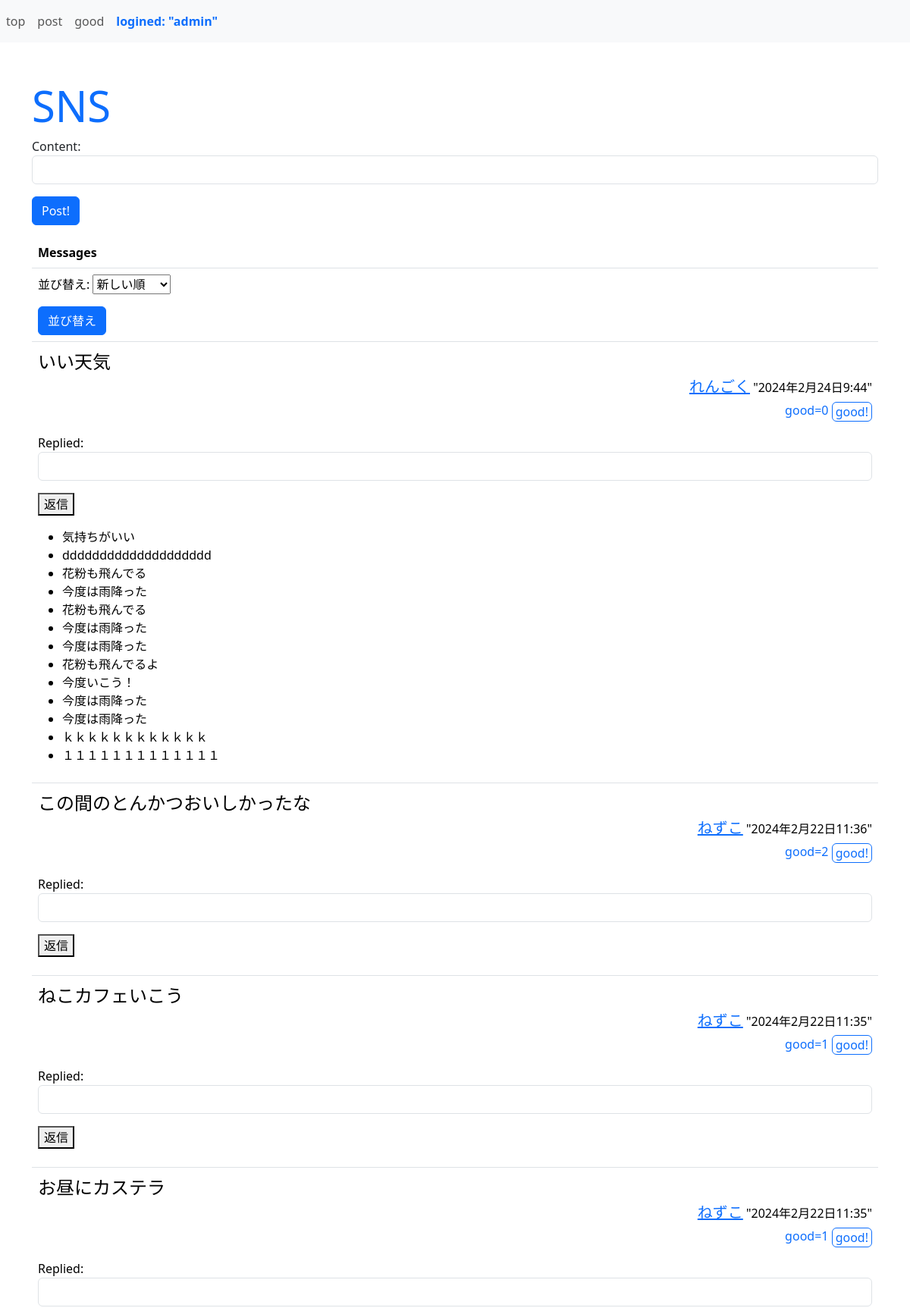
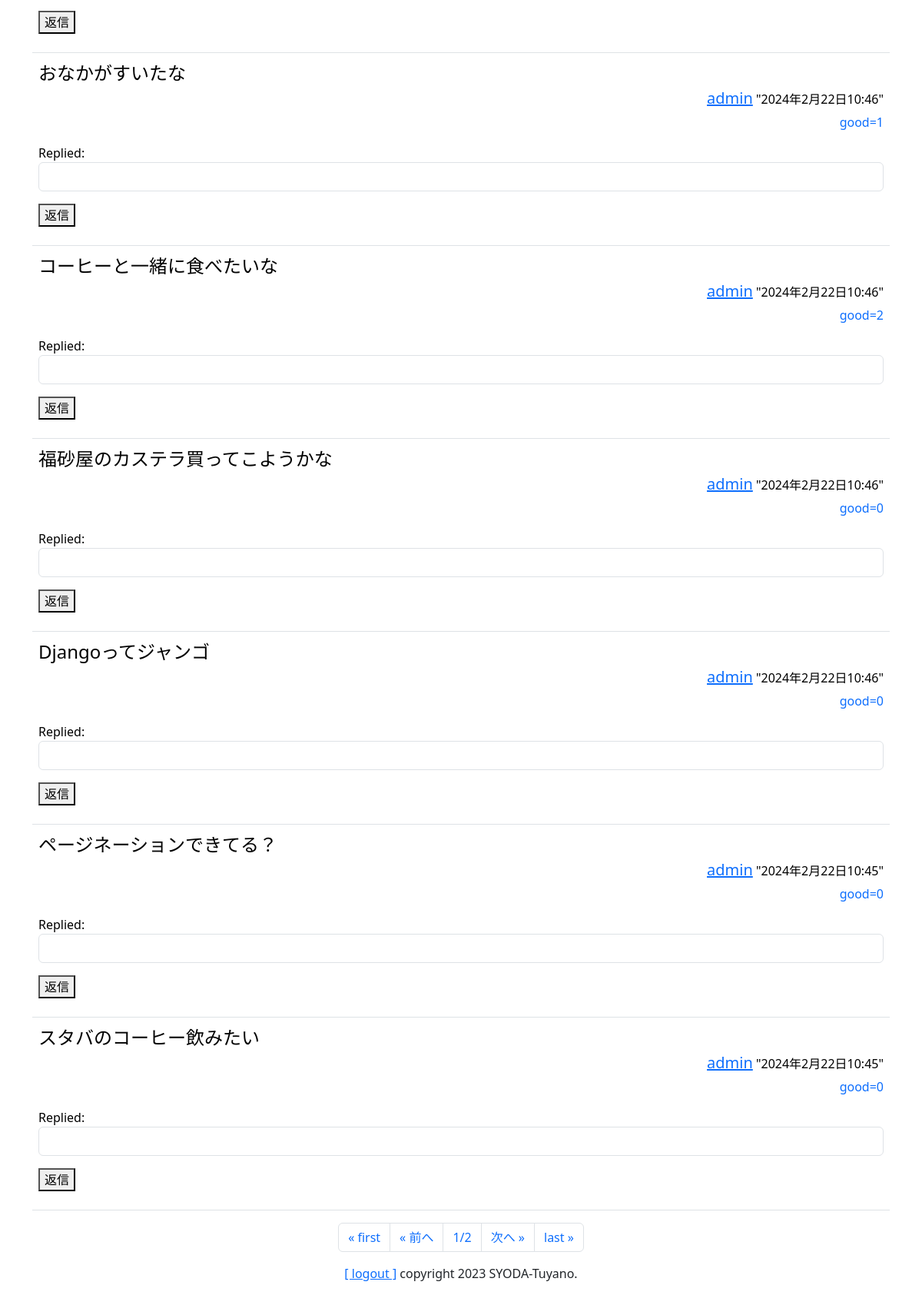
The page /sns/ (signed in) on the database its author committed (2 pictures, top to bottom).
### sns/models.py (models this page shows, shortened)
class Message(models.Model):
    owner = models.ForeignKey(User, on_delete=models.CASCADE, related_name="message_owner")
    content = models.TextField(max_length=1000)
    good_count = models.IntegerField(default=0)
    pub_date = models.DateTimeField(auto_now_add=True)
    class Meta:
        ordering = ("-pub_date",)

class Reply(models.Model):
    owner = models.ForeignKey(User, on_delete=models.CASCADE, related_name="reply_owner")
    message = models.ForeignKey(Message, on_delete=models.CASCADE, related_name="replies")
    replied = models.TextField(max_length=30)
    pub_date = models.DateTimeField(auto_now_add=True)

### sns/views.py (the view, shortened to what this page needs)
# urls.py: path("", views.index, name="index"),
@login_required(login_url="/admin/login/")
def index(request, page=1):
    max = 10
    form = MessageForm()
    form2 = SortForm()
    form3 = ReplyForm()
    msgs = Message.objects.all()
    paginate = Paginator(msgs,max)
    page_items = paginate.get_page(page)
    params = {
        "login_user":request.user,
        "form":form,
        "sortform":form2,
        "replyform":form3,
        "contents":page_items,
        "title":"Index",
        "reply_msg":"",
    }
    return render(request, "sns/index.html", params)

### sns/forms.py
class MessageForm(forms.ModelForm):
    class Meta:
        model = Message
        fields = ["content"]
        widgets = {
            "content":forms.TextInput(attrs={"class":"form-control"}),
        }

class SortForm(forms.Form):
    data = [
        (1,"新しい順"),
        (2,"人気の投稿"),
        (3,"古い順")
    ]
    choice = forms.ChoiceField(label="並び替え", choices=data, )

### sns/templates/sns/index.html (shortened to what this page needs)
{% extends "sns/layout.html" %}
{% block header %}
    <h1 class="display-4 text-primary" style="margin-top: 50px;">SNS</h1>
{% endblock %}
{% block content %}
  <form id="form1" action="{% url 'post' %}" method="post">
  {{form.as_p}}
  <button class="btn btn-primary">Post!</button>
  </form>
  <table class="table mt-3">
    <tr><th>Messages</th></tr>
    <tr><td>
    <form id="form2" action="{% url 'index' %}" method="post">
    {{sortform.as_p}}
    <button class="btn btn-primary" name="sort_btn">並び替え</button>
    </form>
  </td></tr>
    {%for item in contents %}
    <tr><td>
    <p class="fs-4 my-0">{{item.content}}</p>
    <p class="my-0 text-end">
    <span class="fs-5"><a href="{% url 'find' item.owner.id %}">{{item.owner.username}}</a></span>
    <span class="fs-6">"{{item.pub_date}}"</span></p>
    <p class="mt-1 fs-6 text-end">
    <span class="h6 text-primary">good={{item.good_count}}</span>
        {% if item.owner != login_user %}
          <span class="float-right">
          <a href="{% url 'good' item.id %}">
          <button class="py-0 px-1 btn btn-outline-primary">good!</button></a>
          </span>
        {% endif %}
    </p>
    <form action="{% url 'index' item.id %}" method="post">
    {{ replyform.as_p }}
    <button type="submit" name="reply_btn">返信</button>
    </form>
      <ul>
      {% for reply in item.replies.all %}
          <li>{{ reply.replied }}</li>
      {% endfor %}
  </ul>
    </td></tr>
    {% endfor %}
  </table>
  <ul class="pagination justify-content-center">
  {% if contents.has_previous %}
    <li class="page-item"><a class="page-link" href="/sns/">&laquo; first</a></li>
    <li class="page-item"><a class="page-link" href="/sns/{{contents.previous_page_number}}">&laquo; 前へ</a></li>
  {% else %}
    <li class="page-item"><a class="page-link">&laquo; first</a></li>
    <li class="page-item"><a class="page-link">&laquo; 前へ</a></li>
  {% endif %}
    <li class="page-item"><a class="page-link">{{contents.number}}/{{contents.paginator.num_pages}}</a></li>
  {% if contents.has_next %}
    <li class="page-item"><a class="page-link" href="/sns/{{contents.next_page_number}}">次へ &raquo;</a></li>
    <li class="page-item"><a class="page-link" href="/sns/{{contents.paginator.num_pages}}">last &raquo;</a></li>
  {% else %}
    <li class="page-item"><a class="page-link">次へ &raquo;</a></li>
    <li class="page-item"><a class="page-link">last &raquo;</a></li>
  {% endif %}
  </ul>
{% endblock %}

### sns/templates/sns/layout.html (shortened to what this page needs)
{% load static %}
<!doctype html>
<html lang="ja">
<head>
  <link href="https://cdn.jsdelivr.net/npm/bootstrap/dist/css/bootstrap.css"
  rel="stylesheet">
</head>
<body>
  <nav class="navbar fixed-top navbar-expand navbar-light bg-light">
  <ul style="width:100%" class="navbar-nav mr-auto">
    <li class="nav-item">
      <a class="nav-link" href="{% url 'index' %}">top</a>
    </li>
    <li class="nav-item">
      <a class="nav-link" href="{% url 'post' %}">post</a>
    </li>
    <li class="nav-item">
      <a class="nav-link" href="{% url 'goods' %}">good</a>
    </li>
    <li class="nav-item nav-link fw-bold text-primary">
      logined: "{{login_user}}"</li>
  </ul>
  </nav>
  <div class="container">
    <div>
      {% block header %}
      {% endblock %}
    </div>
    <div class="content">
      {% block content %}
      {% endblock %}
    </div>
    <div class="my-3 text-center">
      <span class="font-weight-bold">
        <a href="/admin/logout?next=/sns/">
          [ logout ]</a></span>
      <span class="float-right">copyright 2023
        SYODA-Tuyano.</span>
    </div>
  </div>
</body>
</html>

### sns/templates/sns/layout.html (style rules this page uses)
.navbar { position: relative; z-index: 1; }
.container { position: relative; z-index: 2; }

### rows shown on the page
Message: content "いい天気", owner.username "れんごく", pub_date "2024年2月24日9:44", good_count "0", shows "good!"
Reply: replied "気持ちがいい"
Reply: replied "dddddddddddddddddddd"
Reply: replied "花粉も飛んでる"
Reply: replied "今度は雨降った"
Reply: replied "花粉も飛んでる"
Reply: replied "今度は雨降った"
Reply: replied "今度は雨降った"
Reply: replied "花粉も飛んでるよ"
Reply: replied "今度いこう！"
Reply: replied "今度は雨降った"
Reply: replied "今度は雨降った"
Reply: replied "ｋｋｋｋｋｋｋｋｋｋｋｋ"
Reply: replied "１１１１１１１１１１１１１"
Message: content "この間のとんかつおいしかったな", owner.username "ねずこ", pub_date "2024年2月22日11:36", good_count "2", shows "good!"
Message: content "ねこカフェいこう", owner.username "ねずこ", pub_date "2024年2月22日11:35", good_count "1", shows "good!"
Message: content "お昼にカステラ", owner.username "ねずこ", pub_date "2024年2月22日11:35", good_count "1", shows "good!"
Message: content "おなかがすいたな", owner.username "admin", pub_date "2024年2月22日10:46", good_count "1"
Message: content "コーヒーと一緒に食べたいな", owner.username "admin", pub_date "2024年2月22日10:46", good_count "2"
Message: content "福砂屋のカステラ買ってこようかな", owner.username "admin", pub_date "2024年2月22日10:46", good_count "0"
Message: content "Djangoってジャンゴ", owner.username "admin", pub_date "2024年2月22日10:46", good_count "0"
Message: content "ページネーションできてる？", owner.username "admin", pub_date "2024年2月22日10:45", good_count "0"
Message: content "スタバのコーヒー飲みたい", owner.username "admin", pub_date "2024年2月22日10:45", good_count "0"

### other values the page prints
{{ login_user }} "admin"
{{ contents.number }} "1"
{{ contents.paginator.num_pages }} "2"
